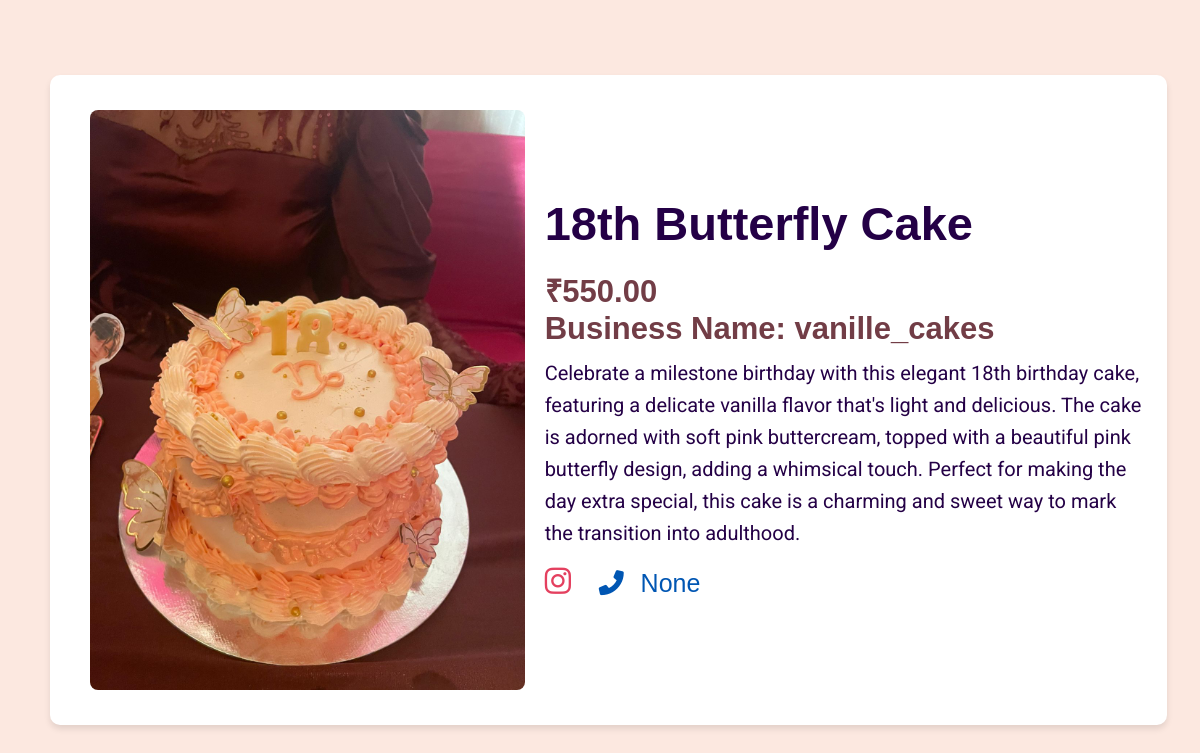
Page /product/7/ (signed in) on the committed database.
### home/models.py (models this page shows, shortened)
class Product(models.Model):
    Product_Id = models.AutoField(primary_key=True)
    Product_name = models.CharField(max_length=200)
    Price_per_unit = models.DecimalField(max_digits=10, decimal_places=2, null=True, blank=True)
    Product_Description = models.TextField()
    Product_Image = models.ImageField(upload_to='products/')
    business_name = models.ForeignKey('user', on_delete=models.CASCADE)  # Foreign key to the user model

class user(AbstractBaseUser, PermissionsMixin):
    business_name = models.CharField(max_length=255, unique=True, default="default_username")
    is_active = models.BooleanField(default=True)
    is_staff = models.BooleanField(default=False)  # This grants access to the admin interface
    is_superuser = models.BooleanField(default=False)  # For superuser access
    Instagram_link = models.URLField(max_length=500, null=True, blank=True)  # Optional Instagram link
    Phone_number = models.CharField(max_length=15, null=True, blank=True)
    objects = UserManager()
    USERNAME_FIELD = 'business_name'  # Use business_name to log in
    REQUIRED_FIELDS = []  # No additional fields required
    def __str__(self):
        return self.business_name

### home/views.py (the view)
# urls.py: path('product/<int:id>/', views.product_detail, name='product_detail'),  # Ensure this matches your pattern
@login_required
def product_detail(request, id):
    product = get_object_or_404(Product, Product_Id=id)  # Fetch the product by its ID
    return render(request, 'product_detail.html', {'product': product})

### templates/product_detail.html (shortened to what this page needs)
<!DOCTYPE html>
{% load static %}
<html lang="en">
<head>
    <link rel="stylesheet" href="{% static 'css/style.css' %}">
    <link href="https://cdnjs.cloudflare.com/ajax/libs/font-awesome/6.0.0-beta3/css/all.min.css" rel="stylesheet">
</head>
<body class="product_detail1">
  <main>
    <div class="product-detail">
      <img src="{{ product.Product_Image.url }}" alt="{{ product.Product_name }}" class="product-detail-image">
      <div class="product-detail-content">
        <h2>{{ product.Product_name }}</h2>
        <h3>₹{{ product.Price_per_unit }}</h3>
        <h3>Business Name: {{ product.business_name }}</h3>
        <p>{{ product.Product_Description }}</p>
        <a href="{{ user.Instagram_link }}" target="_blank" class="instagram-link">
          <i class="fa-brands fa-instagram"></i>
        </a>
        <a href="tel:{{ user.contact_number }}" class="phone-link">
          <i class="fa fa-phone-alt"></i> {{ user.Phone_number }}
        </a>
      </div>
    </div>
  </main>
</body>
</html>

### static/css/style.css (style rules this page uses)
*, *::before, *::after { -webkit-box-sizing: border-box; -moz-box-sizing: border-box; box-sizing: border-box; margin: 0; padding: 0; text-decoration: none; outline: none; }
:root { --bg-white: #fff; --primary-text: #240046; --secondary-color: #e0aaff; --primary-font: 'Barlow Condensed', sans-serif; --secondary-font: 'Roboto', sans-serif; --text-white: #ffffff; }
body, html { color: var(--primary-text); font-size: 10px; font-weight: 400; font-family: var(--primary-font); scroll-behavior: smooth; line-height: 1.5; overflow-x: hidden; overflow-y: auto; }
h1, h2, h3, h4, h5, h6, p { margin: 0; }
h2 { color: var(--primary-text); font-size: 4.7rem; font-weight: 600; display: inline-block; text-transform: capitalize; line-height: 1.2; margin-bottom: 2rem; }
h3 { color:#723d46; font-size: 3.1rem; line-height: 1.2; font-weight: 700; }
p { font-size: 1.6rem; line-height: 1.6; margin-top: 1rem; color: var(--primary-text); font-family: var(--secondary-font); }
embed, iframe, img, object { max-width: 100%; height:auto; }
a, a:active, a:focus, a:hover, button { text-decoration: none; outline: 0; }

### templates/product_detail.html (style rules this page uses)
body.product_detail1 { background-color: #fce8e0; margin: 0; font-family: Arial, sans-serif; display: flex; justify-content: center; align-items: center; height: 100vh; }
.product-detail { display: flex; background-color: white; border-radius: 10px; box-shadow: 0 4px 6px rgba(0, 0, 0, 0.1); overflow: hidden; width: 93.1%; justify-content:center; margin:5rem; padding: 2rem; align-items: center; height:65rem; }
.product-detail-image { width: 95%; height: 95%; object-fit: cover; border-radius: 8px; margin-right: 20px; margin-left: 20px; }
a { display: inline-block; margin-top: 10px; text-decoration: none; color: #333; }
a i { margin-right: 10px; }
.product-detail-content a.instagram-link { font-size: 30px; color: #E4405F; margin-top: 10px; display: inline-block; margin-right: 15px; transition: color 0.3s ease; }
.product-detail-content p { font-size:2rem; }
.product-detail-content a.phone-link { font-size: 25px; color: #0056b3; display: inline-block; transition: color 0.3s ease; }
.product-detail-content a { display: inline-flex; align-items: center; margin-top: 10px; }

### rows in the picture
Product: Product_Image (picture), Product_name "18th Butterfly Cake", Price_per_unit "550.00", business_name "vanille_cakes", Product_Description "Celebrate a milestone birthday with this elegant 18th birthday cake, featuring a delicate vanilla flavor that's light and delicious. The cake is adorned with soft pink buttercream, topped with a beautiful pink butterfly design, adding a whimsical touch. Perfect for making the day extra special, this cake is a charming and sweet way to mark the transition into adulthood."
user: Phone_number "None"
